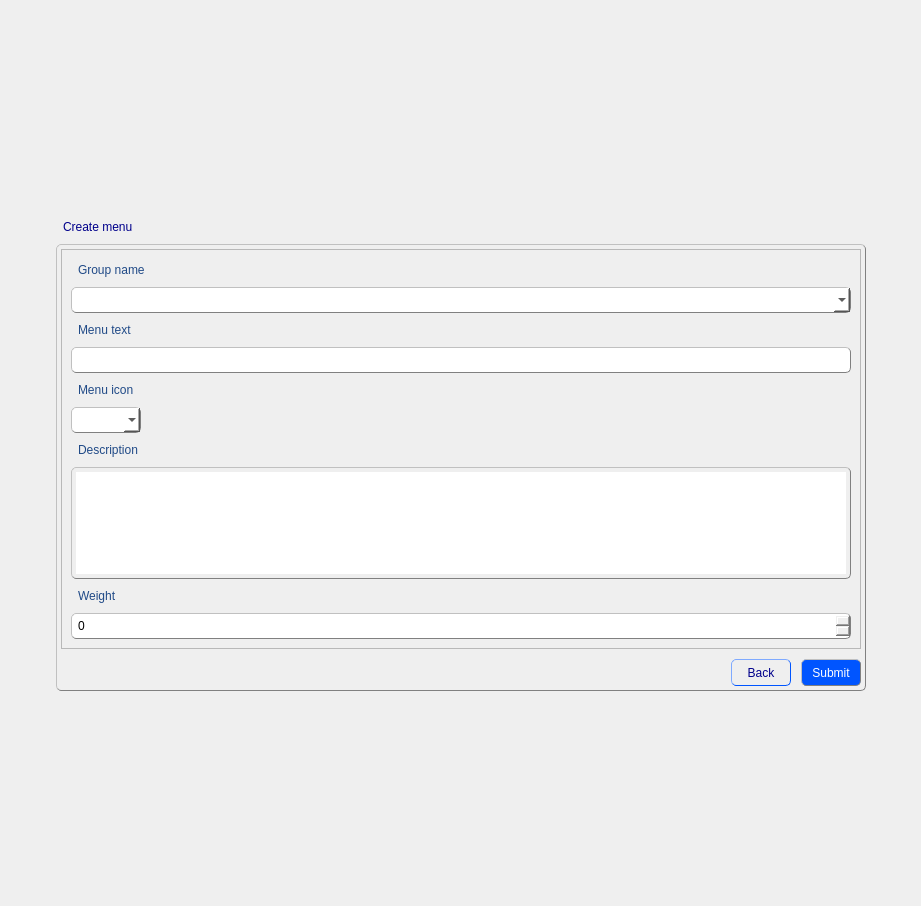
<?xml version="1.0" encoding="UTF-8"?>
<ui version="4.0">
 <class>CreateMenuForm</class>
 <widget class="QWidget" name="CreateMenuForm">
  <property name="geometry">
   <rect>
    <x>0</x>
    <y>0</y>
    <width>921</width>
    <height>906</height>
   </rect>
  </property>
  <property name="windowTitle">
   <string>Form</string>
  </property>
  <property name="styleSheet">
   <string notr="true">QGroupBox {
               color: black;
               padding: 4px;
               border: 1px solid grey; 
               border-radius: 5px;
               border-style: outset;
              }
QTabWidget {
               color: blue;
               padding: 4px;
               border-radius: 5px;
               border: 1px solid grey; 
               border-style: outset;
	           font: 11pt &quot;MS Shell Dlg 2&quot;;
              }
QWidget {
               color: rgb(32, 74, 135);
	           font: 11pt &quot;MS Shell Dlg 2&quot;;
              }
QScrollBar {
			   background-color: rgb(240, 240, 240);
              }
QLabel {
               color: rgb(32, 74, 135);
               padding: 4px;
               border-radius: 5px;
               border-style: outset;
	           font: 11pt &quot;MS Shell Dlg 2&quot;;
              }
QLineEdit {
               color: black;
               padding: 4px;
               border: 1px solid grey; 
               border-radius: 5px;
               border-style: outset;
	           font: 10pt &quot;MS Shell Dlg 2&quot;;
              }
QComboBox {
			   color: black;
               padding: 4px;
               border: 1px solid grey; 
               border-radius: 5px;
               border-style: outset;
               font: 9pt &quot;MS Shell Dlg 2&quot;;
			   background-color: rgb(255, 255, 255);
              }
QTextEdit {
               color: black;
               padding: 4px;
               border: 1px solid grey; 
               border-radius: 5px;
               border-style: outset;
	           font: 10pt &quot;MS Shell Dlg 2&quot;;
              }
QSpinBox {
               color: black;
               padding: 4px;
               border: 1px solid grey; 
               border-radius: 5px;
               border-style: outset;
	           font: 10pt &quot;MS Shell Dlg 2&quot;;
              }
QListView {
               color: black;
               padding: 4px;
               border: 1px solid grey; 
               border-radius: 5px;
               border-style: outset;
	           font: 10pt &quot;MS Shell Dlg 2&quot;;
              }</string>
  </property>
  <layout class="QGridLayout" name="gridLayout_2">
   <item row="1" column="1">
    <widget class="QLabel" name="label">
     <property name="sizePolicy">
      <sizepolicy hsizetype="Preferred" vsizetype="Fixed">
       <horstretch>0</horstretch>
       <verstretch>0</verstretch>
      </sizepolicy>
     </property>
     <property name="styleSheet">
      <string notr="true">QLabel {
               color: darkblue;
               padding: 4px;
               border-radius: 5px;
               border-style: outset;
	           font: 12pt &quot;MS Shell Dlg 2&quot;;
              }</string>
     </property>
     <property name="text">
      <string>Create menu</string>
     </property>
    </widget>
   </item>
   <item row="2" column="1">
    <widget class="QGroupBox" name="groupBox">
     <property name="minimumSize">
      <size>
       <width>0</width>
       <height>0</height>
      </size>
     </property>
     <property name="maximumSize">
      <size>
       <width>16777215</width>
       <height>16777215</height>
      </size>
     </property>
     <property name="title">
      <string/>
     </property>
     <layout class="QGridLayout" name="gridLayout">
      <property name="leftMargin">
       <number>0</number>
      </property>
      <property name="topMargin">
       <number>0</number>
      </property>
      <property name="rightMargin">
       <number>0</number>
      </property>
      <property name="bottomMargin">
       <number>0</number>
      </property>
      <property name="spacing">
       <number>0</number>
      </property>
      <item row="2" column="0">
       <spacer name="verticalSpacer">
        <property name="orientation">
         <enum>Qt::Vertical</enum>
        </property>
        <property name="sizeType">
         <enum>QSizePolicy::Maximum</enum>
        </property>
        <property name="sizeHint" stdset="0">
         <size>
          <width>40</width>
          <height>10</height>
         </size>
        </property>
       </spacer>
      </item>
      <item row="1" column="0">
       <widget class="QScrollArea" name="scrollArea">
        <property name="minimumSize">
         <size>
          <width>800</width>
          <height>400</height>
         </size>
        </property>
        <property name="maximumSize">
         <size>
          <width>16777215</width>
          <height>400</height>
         </size>
        </property>
        <property name="widgetResizable">
         <bool>true</bool>
        </property>
        <widget class="QWidget" name="scrollAreaWidgetContents">
         <property name="geometry">
          <rect>
           <x>0</x>
           <y>0</y>
           <width>798</width>
           <height>398</height>
          </rect>
         </property>
         <layout class="QGridLayout" name="gridLayout_3">
          <item row="0" column="0">
           <widget class="QLabel" name="label_2">
            <property name="text">
             <string>Group name</string>
            </property>
           </widget>
          </item>
          <item row="1" column="0">
           <widget class="QComboBox" name="groupNameBox"/>
          </item>
          <item row="2" column="0">
           <widget class="QLabel" name="label_3">
            <property name="text">
             <string>Menu text</string>
            </property>
           </widget>
          </item>
          <item row="3" column="0">
           <widget class="QLineEdit" name="menuTextLine"/>
          </item>
          <item row="4" column="0">
           <widget class="QLabel" name="label_4">
            <property name="text">
             <string>Menu icon</string>
            </property>
           </widget>
          </item>
          <item row="5" column="0">
           <layout class="QHBoxLayout" name="horizontalLayout_2">
            <item>
             <widget class="QComboBox" name="menuIconBox"/>
            </item>
            <item>
             <spacer name="horizontalSpacer_5">
              <property name="orientation">
               <enum>Qt::Horizontal</enum>
              </property>
              <property name="sizeHint" stdset="0">
               <size>
                <width>40</width>
                <height>20</height>
               </size>
              </property>
             </spacer>
            </item>
           </layout>
          </item>
          <item row="6" column="0">
           <widget class="QLabel" name="label_5">
            <property name="text">
             <string>Description</string>
            </property>
           </widget>
          </item>
          <item row="7" column="0">
           <widget class="QTextEdit" name="descriptionEdit"/>
          </item>
          <item row="8" column="0">
           <widget class="QLabel" name="label_6">
            <property name="text">
             <string>Weight</string>
            </property>
           </widget>
          </item>
          <item row="9" column="0">
           <widget class="QSpinBox" name="weightSpinBox"/>
          </item>
         </layout>
        </widget>
       </widget>
      </item>
      <item row="3" column="0">
       <layout class="QHBoxLayout" name="horizontalLayout">
        <property name="spacing">
         <number>0</number>
        </property>
        <item>
         <spacer name="horizontalSpacer_2">
          <property name="orientation">
           <enum>Qt::Horizontal</enum>
          </property>
          <property name="sizeHint" stdset="0">
           <size>
            <width>40</width>
            <height>20</height>
           </size>
          </property>
         </spacer>
        </item>
        <item>
         <widget class="QToolButton" name="toolButton_2">
          <property name="minimumSize">
           <size>
            <width>60</width>
            <height>0</height>
           </size>
          </property>
          <property name="styleSheet">
           <string notr="true">QToolButton {
                color: darkblue;
               padding: 4px;
               border: 1px solid rgb(0, 85, 255); 
               border-radius: 5px;
               border-style: outset;
               font: 10pt &quot;MS Shell Dlg 2&quot;;
              }

QToolButton:hover {
               color: white;
               border: 1px solid grey;
               background-color: rgb(0, 78, 235);
               }

QToolButton:pressed {
               color: rgb(0, 0, 197)
               background: shadow;
               border-style: inset;
               }</string>
          </property>
          <property name="text">
           <string>Back</string>
          </property>
         </widget>
        </item>
        <item>
         <spacer name="horizontalSpacer">
          <property name="orientation">
           <enum>Qt::Horizontal</enum>
          </property>
          <property name="sizeType">
           <enum>QSizePolicy::Minimum</enum>
          </property>
          <property name="sizeHint" stdset="0">
           <size>
            <width>10</width>
            <height>20</height>
           </size>
          </property>
         </spacer>
        </item>
        <item>
         <widget class="QToolButton" name="toolButton">
          <property name="minimumSize">
           <size>
            <width>60</width>
            <height>0</height>
           </size>
          </property>
          <property name="styleSheet">
           <string notr="true">QToolButton {
               color: white;
               padding: 4px;
               border: 1px solid grey; 
               border-radius: 5px;
               border-style: outset;
               max-width: 120px;
               background-color: rgb(0, 85, 255);
               font: 10pt &quot;MS Shell Dlg 2&quot;;
              }

QToolButton:hover {
               color: darkblue;
               border: 1px solid grey;
               background-color: rgb(255, 255, 255);
               }

QToolButton:pressed {
               color: rgb(0, 0, 197)
               background: shadow;
               border-style: inset;
			    background-color: rgb(0, 78, 235);
               }</string>
          </property>
          <property name="text">
           <string>Submit</string>
          </property>
         </widget>
        </item>
       </layout>
      </item>
     </layout>
    </widget>
   </item>
   <item row="2" column="0">
    <spacer name="horizontalSpacer_3">
     <property name="orientation">
      <enum>Qt::Horizontal</enum>
     </property>
     <property name="sizeHint" stdset="0">
      <size>
       <width>40</width>
       <height>20</height>
      </size>
     </property>
    </spacer>
   </item>
   <item row="3" column="1">
    <spacer name="verticalSpacer_3">
     <property name="orientation">
      <enum>Qt::Vertical</enum>
     </property>
     <property name="sizeHint" stdset="0">
      <size>
       <width>20</width>
       <height>40</height>
      </size>
     </property>
    </spacer>
   </item>
   <item row="0" column="1">
    <spacer name="verticalSpacer_2">
     <property name="orientation">
      <enum>Qt::Vertical</enum>
     </property>
     <property name="sizeHint" stdset="0">
      <size>
       <width>20</width>
       <height>40</height>
      </size>
     </property>
    </spacer>
   </item>
   <item row="2" column="2">
    <spacer name="horizontalSpacer_4">
     <property name="orientation">
      <enum>Qt::Horizontal</enum>
     </property>
     <property name="sizeHint" stdset="0">
      <size>
       <width>40</width>
       <height>20</height>
      </size>
     </property>
    </spacer>
   </item>
  </layout>
 </widget>
 <resources/>
 <connections/>
</ui>
